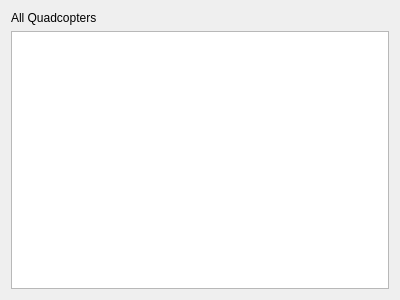
<?xml version="1.0" encoding="UTF-8"?>
<ui version="4.0">
 <class>QuadcopterDebugDialog</class>
 <widget class="QDialog" name="QuadcopterDebugDialog">
  <property name="geometry">
   <rect>
    <x>0</x>
    <y>0</y>
    <width>400</width>
    <height>300</height>
   </rect>
  </property>
  <property name="windowTitle">
   <string>Quadcopter Debug Information</string>
  </property>
  <layout class="QVBoxLayout" name="verticalLayout">
   <item>
    <widget class="QLabel" name="label">
     <property name="text">
      <string>All Quadcopters</string>
     </property>
    </widget>
   </item>
   <item>
    <widget class="QTableView" name="tableView"/>
   </item>
  </layout>
 </widget>
 <resources/>
 <connections/>
</ui>
